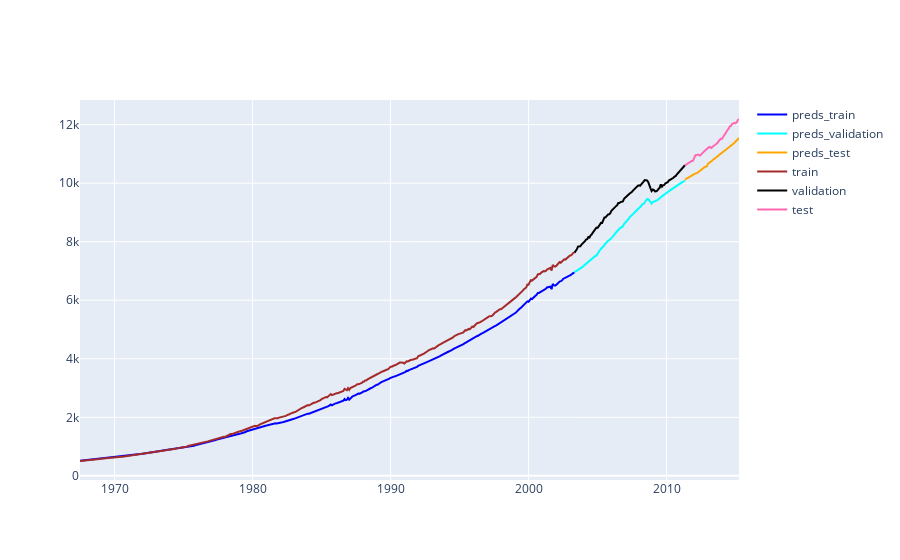

Notebook code cell kept with this figure:
### Code cell
fig = go.Figure()
fig.add_trace(
    go.Scatter(x=resultant_train.index, y=resultant_train[0],  name="preds_train", line=dict(color='blue'))
)
fig.add_trace(
    go.Scatter(x=resultant_val.index, y=resultant_val[0],  name="preds_validation", line=dict(color='cyan'))
)
fig.add_trace(
    go.Scatter(x=resultant_test.index, y=resultant_test[0],  name="preds_test", line=dict(color='orange'))
)
fig.add_trace(
    go.Scatter(x=y_train.index, y=data['pce'][:validation_start_date],  name="train", line=dict(color='brown'))
)
fig.add_trace(
    go.Scatter(x=y_val.index, y=data['pce'][validation_start_date:test_start_date],  name="validation", line=dict(color='black'))
)
fig.add_trace(
    go.Scatter(x=y_test.index, y=data['pce'][test_start_date:],  name="test", line=dict(color='hotpink'))
)
fig.update_layout(height=600)
fig.show()
